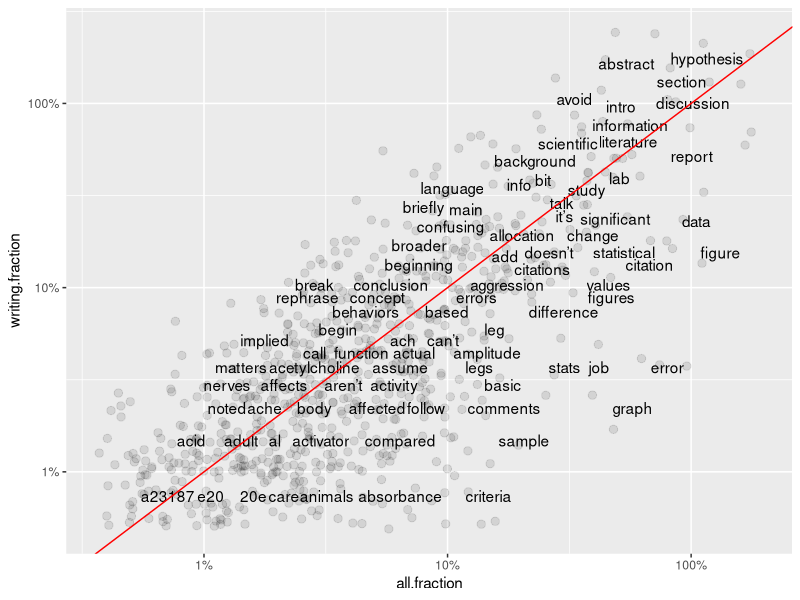
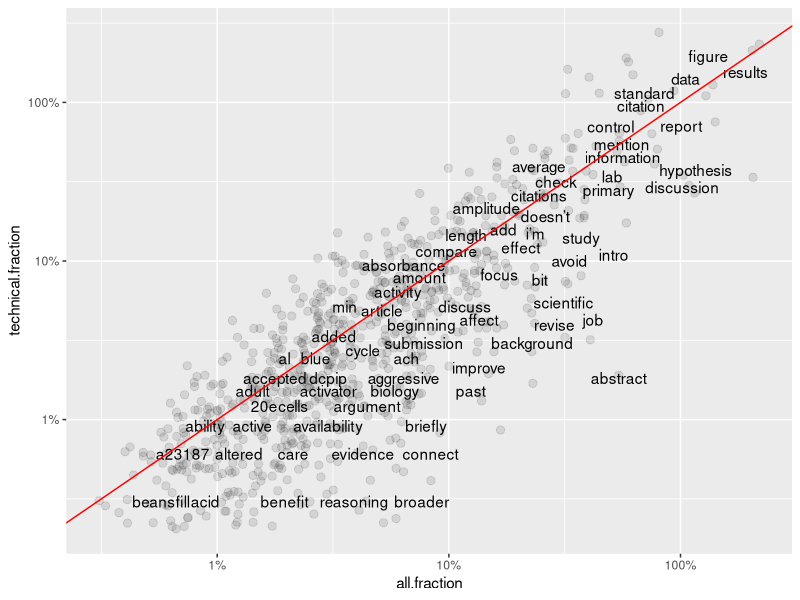
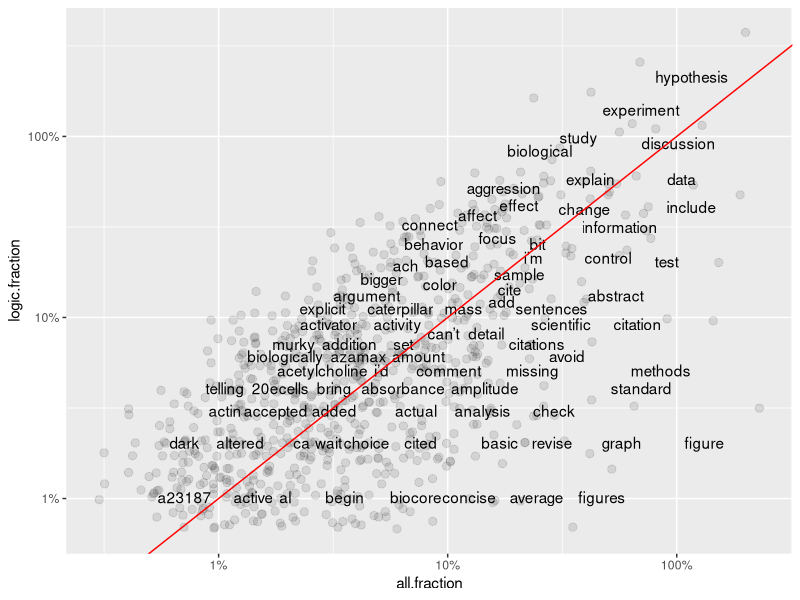
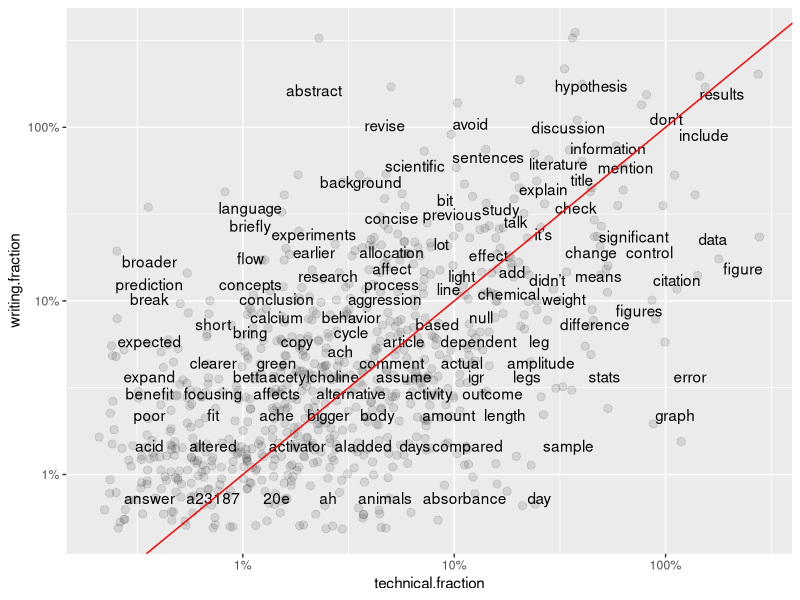
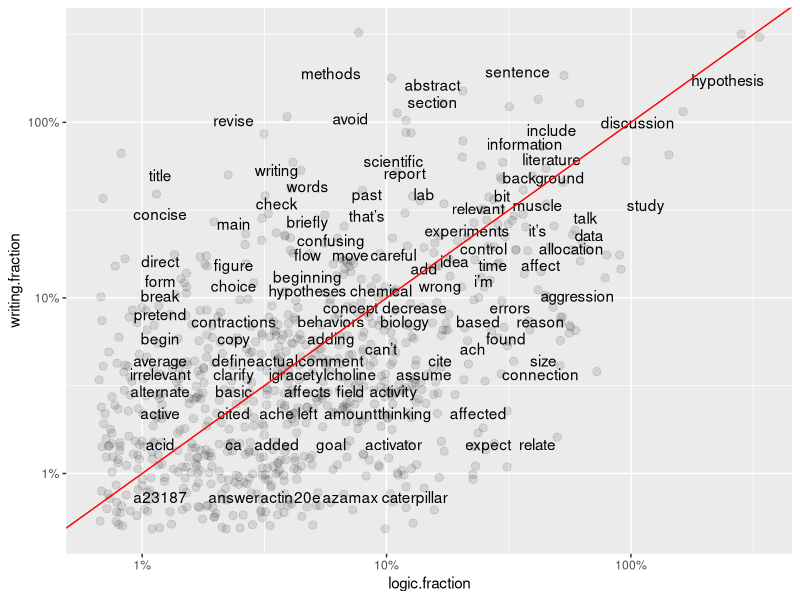
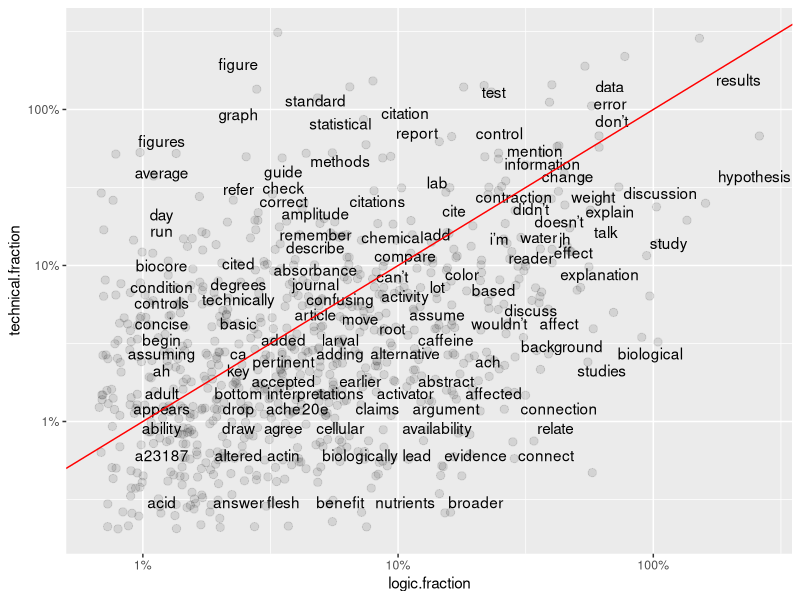
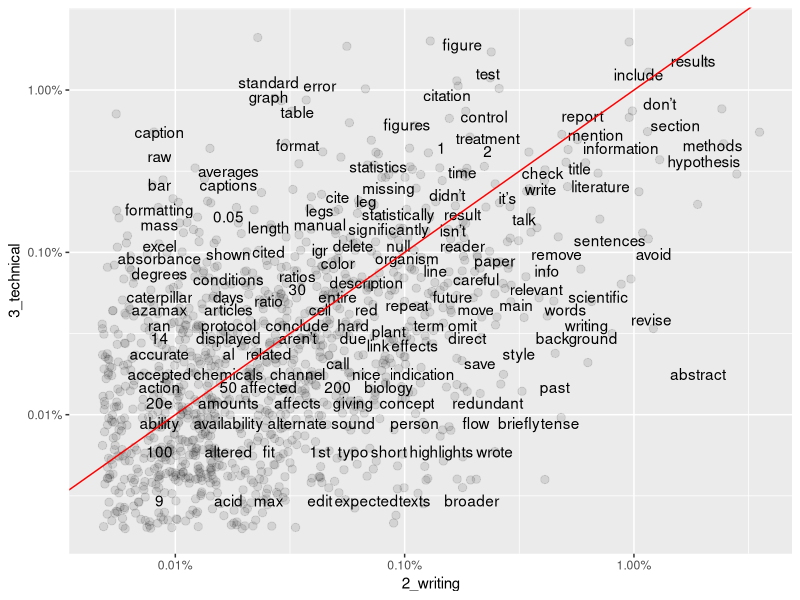
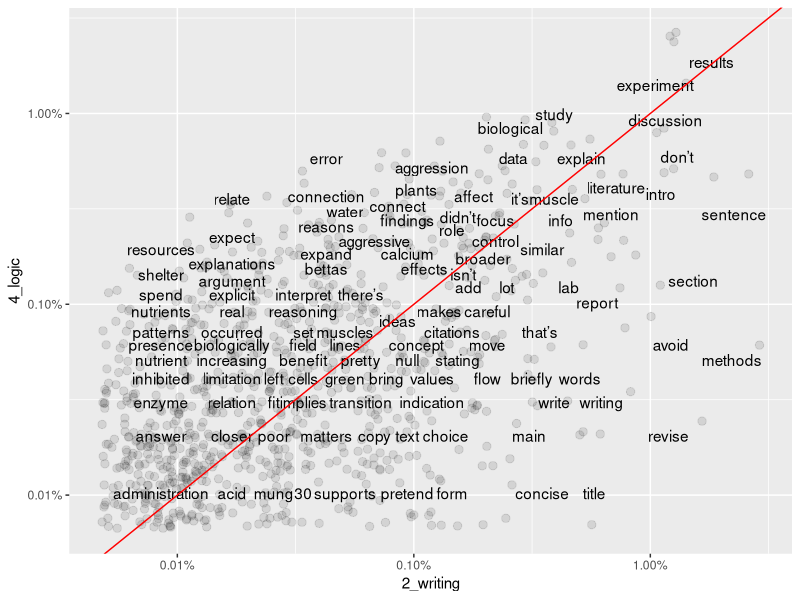

These figures' R source, in order:
## ---- chunk 1
knitr::opts_chunk$set(echo = TRUE)
## ---- chunk 2
# Call in tidyverse, other required libraries.
library(tidyverse)
library(tidytext)
library(dplyr)
library(tidyr)
library(ggplot2)
library(scales)
## ---- chunk 3
#This block reads in full CSV into a starting dataframe named "base_data".
#Subsequent analyses are performed on extracted subsets of "base_data".
base_data <- read_csv(file='data/coded_full_comments_dataset_Spring18anonVERB.csv')
## ---- chunk 4
# Tokenize phrases, remove the stop words listed in R's standard reference file.
base_data_tokenized <- base_data %>% 
  unnest_tokens(word,ta.comment)

# This is an ALTERNATIVE METHOD for pulling out stopwords.  
sortedwords.comments.all <- base_data_tokenized %>%
  filter(!word %in% stop_words$word,
         !word %in% str_remove_all(stop_words$word, "'"),
         str_detect(word, "[a-z]")) %>%
  count(word, word, sort = TRUE) %>%
  ungroup()

#Calculate the number of words in total in the subset
total_words.all <- sortedwords.comments.all %>% 
  summarize(total = sum(n))

#Mutate table to calculate then append fractional word frequency in the text.
sortedwords.comments.all.fraction <- sortedwords.comments.all %>% as_tibble() %>% mutate(
  all.fraction = (n*100)/total_words.all$total
  )
## ---- chunk 5
#Pull SUBSETs of tokenized data based on code.subject: 
base_data_tokenized.basic <- subset(base_data_tokenized, code.subject == "1_basic", select = (1:28))
base_data_tokenized.writing <- subset(base_data_tokenized, code.subject == "2_writing", select = (1:28))
base_data_tokenized.technical <- subset(base_data_tokenized, code.subject == "3_technical", select = (1:28))
base_data_tokenized.logic <- subset(base_data_tokenized, code.subject == "4_logic", select = (1:28))
#base_data_tokenized.praise <- subset(base_data_tokenized, code.subject == "5_exposition", select = (1:28))
#base_data_tokenized.misconduct <- subset(base_data_tokenized, code.subject == "6_misconduct", select = (1:28))
#base_data_tokenized.narrative <- subset(base_data_tokenized, code.subject == "12. Narrative Comments", select = (1:28))
#base_data_tokenized.sciname <- subset(base_data_tokenized, code.subject == "Scientific Name", select = (1:28))
## ---- chunk 6
sortedwords.basic <- base_data_tokenized.basic %>%
  filter(!word %in% stop_words$word,
         !word %in% str_remove_all(stop_words$word, "'"),
         str_detect(word, "[a-z]")) %>%
  count(word, word, sort = TRUE) %>%
  ungroup()

#Calculate the number of words in total in the subset
total_words.basic <- sortedwords.basic %>% 
  summarize(total = sum(n))

#Mutate table to calculate then append fractional word frequency in the text.
sortedwords.basic.fraction <- sortedwords.basic %>% as_tibble() %>% mutate(
  basic.fraction = (n*100)/total_words.basic$total
)
## ---- chunk 7
sortedwords.writing <- base_data_tokenized.writing %>%
  filter(!word %in% stop_words$word,
         !word %in% str_remove_all(stop_words$word, "'"),
         str_detect(word, "[a-z]")) %>%
  count(word, word, sort = TRUE) %>%
  ungroup()

#Calculate the number of words in total in the subset
total_words.writing <- sortedwords.writing %>% 
  summarize(total = sum(n))

#Mutate table to calculate then append fractional word frequency in the text.
sortedwords.writing.fraction <- sortedwords.writing %>% as_tibble() %>% mutate(
  writing.fraction = (n*100)/total_words.writing$total
)

sortedwords.technical <- base_data_tokenized.technical %>%
  filter(!word %in% stop_words$word,
         !word %in% str_remove_all(stop_words$word, "'"),
         str_detect(word, "[a-z]")) %>%
  count(word, word, sort = TRUE) %>%
  ungroup()

#Calculate the number of words in total in the subset
total_words.technical <- sortedwords.technical %>% 
  summarize(total = sum(n))

#Mutate table to calculate then append fractional word frequency in the text.
sortedwords.technical.fraction <- sortedwords.technical %>% as_tibble() %>% mutate(
  technical.fraction = (n*100)/total_words.technical$total
)

sortedwords.logic <- base_data_tokenized.logic %>%
  filter(!word %in% stop_words$word,
         !word %in% str_remove_all(stop_words$word, "'"),
         str_detect(word, "[a-z]")) %>%
  count(word, word, sort = TRUE) %>%
  ungroup()

#Calculate the number of words in total in the subset
total_words.logic <- sortedwords.logic %>% 
  summarize(total = sum(n))

#Mutate table to calculate then append fractional word frequency in the text.
sortedwords.logic.fraction <- sortedwords.logic %>% as_tibble() %>% mutate(
  logic.fraction = (n*100)/total_words.logic$total
)
## ---- chunk 8
total <- merge(sortedwords.comments.all.fraction,sortedwords.technical.fraction,by="word") 
total2 <- merge(total,sortedwords.writing.fraction,by="word")
total3 <- merge(total2,sortedwords.logic.fraction,by="word")
#rename lines that were possibly confusing
names(total3)[2] <- "all.count"
names(total3)[4] <- "technical.count"
names(total3)[6] <- "writing.count"
names(total3)[8] <- "logic.count"

#Mutate table to calculate then append fractional word frequency in the text.
total4 <- total3 %>% as_tibble() %>% mutate(
  writing.wt = (writing.count *100)/all.count
)

total5 <- total4 %>% as_tibble() %>% mutate(
  technical.wt = (technical.count *100)/all.count
)

total6 <- total5 %>% as_tibble() %>% mutate(
  logic.wt = (logic.count *100)/all.count
)

## ---- chunk 9
ggplot(total6, aes(`all.fraction`,`writing.fraction`)) +
  geom_jitter(alpha = 0.1, size = 2.5, width = 0.25, height = 0.25) +
  geom_text(aes(label = word), check_overlap = TRUE, vjust = 1.5) +
  scale_x_log10(labels = percent_format()) +
  scale_y_log10(labels = percent_format()) +
  geom_abline(color = "red")

ggplot(total6, aes(`all.fraction`,`technical.fraction`)) +
  geom_jitter(alpha = 0.1, size = 2.5, width = 0.25, height = 0.25) +
  geom_text(aes(label = word), check_overlap = TRUE, vjust = 1.5) +
  scale_x_log10(labels = percent_format()) +
  scale_y_log10(labels = percent_format()) +
  geom_abline(color = "red")

ggplot(total6, aes(`all.fraction`,`logic.fraction`)) +
  geom_jitter(alpha = 0.1, size = 2.5, width = 0.25, height = 0.25) +
  geom_text(aes(label = word), check_overlap = TRUE, vjust = 1.5) +
  scale_x_log10(labels = percent_format()) +
  scale_y_log10(labels = percent_format()) +
  geom_abline(color = "red")
## ---- chunk 10
ggplot(total6, aes(`technical.fraction`,`writing.fraction`)) +
  geom_jitter(alpha = 0.1, size = 2.5, width = 0.25, height = 0.25) +
  geom_text(aes(label = word), check_overlap = TRUE, vjust = 1.5) +
  scale_x_log10(labels = percent_format()) +
  scale_y_log10(labels = percent_format()) +
  geom_abline(color = "red")

ggplot(total6, aes(`logic.fraction`,`writing.fraction`)) +
  geom_jitter(alpha = 0.1, size = 2.5, width = 0.25, height = 0.25) +
  geom_text(aes(label = word), check_overlap = TRUE, vjust = 1.5) +
  scale_x_log10(labels = percent_format()) +
  scale_y_log10(labels = percent_format()) +
  geom_abline(color = "red")

ggplot(total6, aes(`logic.fraction`,`technical.fraction`)) +
  geom_jitter(alpha = 0.1, size = 2.5, width = 0.25, height = 0.25) +
  geom_text(aes(label = word), check_overlap = TRUE, vjust = 1.5) +
  scale_x_log10(labels = percent_format()) +
  scale_y_log10(labels = percent_format()) +
  geom_abline(color = "red")
## ---- chunk 11
# Isolate table rows to compare. Then reduce larger dataframe to only 2 required columns of data.
frequency_writing <- filter(base_data, code.subject=="2_writing"|code.subject=="3_technical"|code.subject=="4_logic")
frequency_writing.subcolumns <- frequency_writing %>% select(1, 22:23)

# Tokenize phrases, remove stop words listed in standard reference file.
base_data_tokenized <- frequency_writing.subcolumns %>% 
  unnest_tokens(word,ta.comment) %>% 
  anti_join(stop_words)

#At this point the dataframe should have "Unique.Record" in column 1, "code.subject" in column 2, and the unnested "word" in column 3. All columns are class = "character". Stop words listed in the "stop_words" R reference data file have been removed.

## ---- chunk 12
#Block below re-organizes the data for comparisons. This pattern sets "2_writing" as the first dataset, then all other data in remaining columns.
#Groups by code.subject, calculated proportional frequency in each group.
#Final step creates 4 columns: word, 2_writing, code.subject, proportion
#Stats need this format to be able to compare 2_writing against other values.
base_data_tokenized_sorted2 <- base_data_tokenized %>% 
  group_by(code.subject) %>%
  count(code.subject, word, sort=TRUE) %>% 
  mutate(proportion = n / sum(n)) %>% 
  select(-n) %>% 
  spread(code.subject, proportion) %>% 
  gather(code.subject, proportion, `3_technical`:`4_logic`)

#The dataframe called "base_data_tokenized_sorted2" is the final 4-column dataframe for statistical analysis. Individual words are in column 1, "2_writing" frequency is in Column 2, "code.subject" is in column 3, and "proportion" is in column 4. Columns 1 and 3 are class = "character", 2 and 4 are numeric ranges. 

#This structure is needed in order to compare word (in Column 1) frequencies for 2. Writing Quality (Column 2) as Y values against the frequencies of those same words (in Column 4) as X axes. WHICH subset of X values to use is coded in Column 3.
## ---- chunk 13
cor.test(data = base_data_tokenized_sorted2[base_data_tokenized_sorted2$code.subject == "3_technical",], 
         ~ proportion + `2_writing`)
## ---- chunk 14
cor.test(data = base_data_tokenized_sorted2[base_data_tokenized_sorted2$code.subject == "4_logic",], 
         ~ proportion + `2_writing`)
## ---- chunk 15
coroutput23 <-cor.test(data = base_data_tokenized_sorted2[base_data_tokenized_sorted2$code.subject == "3_technical",], 
         ~ proportion + `2_writing`)
coroutput24 <-cor.test(data = base_data_tokenized_sorted2[base_data_tokenized_sorted2$code.subject == "4_logic",], 
         ~ proportion + `2_writing`)
broom::tidy(coroutput23)
broom::tidy(coroutput24)

## ---- chunk 16
# Isolate table rows to compare. Then reduce larger dataframe to only 2 required columns of data.
frequency_writing3 <- filter(base_data, code.subject=="3_technical"|code.subject=="4_logic")
frequency_writing.subcolumns3 <- frequency_writing3 %>% select(1, 22:23)

# Tokenize phrases, remove stop words listed in standard reference file.
base_data_tokenized3 <- frequency_writing.subcolumns3 %>% 
  unnest_tokens(word,ta.comment) %>% 
  anti_join(stop_words)

#At this point the dataframe should have "Unique.Record" in column 1, "code.subject" in column 2, and the unnested "word" in column 3. All columns are class = "character". Stop words listed in the "stop_words" R reference data file have been removed.

## ---- chunk 17
#Block below re-organizes the data for comparisons. This pattern sets "3_technical" as the first dataset, then all other data in remaining columns.
#Groups by code.subject, calculated proportional frequency in each group.
#Final step creates 4 columns: word, 3_technical, code.subject, proportion
#Stats need this format to be able to compare 3_technical against other values.
base_data_tokenized_sorted3 <- base_data_tokenized3 %>% 
  group_by(code.subject) %>%
  count(code.subject, word, sort=TRUE) %>% 
  mutate(proportion = n / sum(n)) %>% 
  select(-n) %>% 
  spread(code.subject, proportion) %>% 
  gather(code.subject, proportion,`4_logic`)

#The dataframe called "base_data_tokenized_sorted3" is the final 4-column dataframe for statistical analysis. Individual words are in column 1, "3_technical" frequency is in Column 2, "code.subject" is in column 3, and "proportion" is in column 4. Columns 1 and 3 are class = "character", 2 and 4 are numeric ranges. 

#This structure is needed in order to compare word (in Column 1) frequencies for 3_technical (Column 2) as Y values against the frequencies of those same words (in Column 4) as X axes. WHICH subset of X values to use is coded in Column 3.
## ---- chunk 18
cor.test(data = base_data_tokenized_sorted3[base_data_tokenized_sorted3$code.subject == "4_logic",], 
         ~ proportion + `3_technical`)
## ---- chunk 19
#Create groups by code.subject, calculates proportional frequency in each group.
#Final step creates 5 columns: code.subject, n, word, total, frequency.
base_data_tokenized_sorted2 <- base_data_tokenized %>% 
  group_by(code.subject) %>%
  count(code.subject, word, sort=TRUE) %>% 
  left_join(base_data_tokenized %>% 
  group_by(code.subject) %>% 
  summarise(total = n())) %>%
  mutate(freq = n/total)
## ---- chunk 20
base_data_tokenized_sorted2v3 <- base_data_tokenized_sorted2 %>% 
  select(code.subject, word, freq) %>% 
  spread(code.subject, freq) %>%
  arrange(`2_writing`,`3_technical`)
## ---- chunk 21
ggplot(base_data_tokenized_sorted2v3, aes(`2_writing`,`3_technical`)) +
  geom_jitter(alpha = 0.1, size = 2.5, width = 0.25, height = 0.25) +
  geom_text(aes(label = word), check_overlap = TRUE, vjust = 1.5) +
  scale_x_log10(labels = percent_format()) +
  scale_y_log10(labels = percent_format()) +
  geom_abline(color = "red")
  #ggsave("Freqplot_3vs2.png", width = 10, height = 6)
## ---- chunk 22
#Comparing 2 vs. 4.
base_data_tokenized_sorted2v4 <- base_data_tokenized_sorted2 %>% 
  select(code.subject, word, freq) %>% 
  spread(code.subject, freq) %>%
  arrange(`2_writing`,`4_logic`)
## ---- chunk 23
ggplot(base_data_tokenized_sorted2v3, aes(`2_writing`,`4_logic`)) +
  geom_jitter(alpha = 0.1, size = 2.5, width = 0.25, height = 0.25) +
  geom_text(aes(label = word), check_overlap = TRUE, vjust = 1.5) +
  scale_x_log10(labels = percent_format()) +
  scale_y_log10(labels = percent_format()) +
  geom_abline(color = "red")
  #ggsave("Freqplot_4vs2.png", width = 10, height = 6)
## ---- chunk 24
#Create groups by code.subject, calculates proportional frequency in each group.
#Final step creates 5 columns: code.subject, n, word, total, frequency.
base_data_tokenized_sorted3 <- base_data_tokenized %>% 
  group_by(code.subject) %>%
  count(code.subject, word, sort=TRUE) %>% 
  left_join(base_data_tokenized %>% 
  group_by(code.subject) %>% 
  summarise(total = n())) %>%
  mutate(freq = n/total)
## ---- chunk 25
#Set up comparison for 3 vs. 4.
base_data_tokenized_sorted3v4 <- base_data_tokenized_sorted3 %>% 
  select(code.subject, word, freq) %>% 
  spread(code.subject, freq) %>%
  arrange(`2_writing`,`4_logic`)
## ---- chunk 26
ggplot(base_data_tokenized_sorted3v4, aes(`3_technical`,`4_logic`)) +
  geom_jitter(alpha = 0.1, size = 2.5, width = 0.25, height = 0.25) +
  geom_text(aes(label = word), check_overlap = TRUE, vjust = 1.5) +
  scale_x_log10(labels = percent_format()) +
  scale_y_log10(labels = percent_format()) +
  geom_abline(color = "red")
  #ggsave("Freqplot_4vs3.png", width = 10, height = 6)
## ---- chunk 27
word_ratios2v3 <- base_data_tokenized %>%
  count(word, code.subject) %>%
  group_by(word) %>%
  filter(sum(n) >= 10) %>%
  ungroup() %>%
  spread(code.subject, n, fill = 0) %>%
  mutate_if(is.numeric, funs((. + 1) / (sum(.) + 1))) %>%
  mutate(logratio = log(`2_writing`/`3_technical`)) %>%
  arrange(desc(logratio))

word_ratios3v4 <- base_data_tokenized %>%
  count(word, code.subject) %>%
  group_by(word) %>%
  filter(sum(n) >= 10) %>%
  ungroup() %>%
  spread(code.subject, n, fill = 0) %>%
  mutate_if(is.numeric, funs((. + 1) / (sum(.) + 1))) %>%
  mutate(logratio = log(`3_technical`/`4_logic`)) %>%
  arrange(desc(logratio))

word_ratios2v4 <- base_data_tokenized %>%
  count(word, code.subject) %>%
  group_by(word) %>%
  filter(sum(n) >= 10) %>%
  ungroup() %>%
  spread(code.subject, n, fill = 0) %>%
  mutate_if(is.numeric, funs((. + 1) / (sum(.) + 1))) %>%
  mutate(logratio = log(`2_writing`/`4_logic`)) %>%
  arrange(desc(logratio))
## ---- chunk 28
word_ratios2v3 %>% 
  arrange(abs(logratio))

word_ratios3v4 %>% 
  arrange(abs(logratio))

word_ratios2v4 %>% 
  arrange(abs(logratio))
## ---- chunk 29
word_ratios2v3 %>%
  group_by(logratio < 0) %>%
  top_n(20, abs(logratio)) %>%
  ungroup() %>%
  mutate(word = reorder(word, logratio)) %>%
  ggplot(aes(word, logratio, fill = logratio < 0)) +
  geom_col(show.legend = FALSE) +
  coord_flip() +
  ylab("log odds ratio (Writing-top/Technical-bottom)") +
  scale_fill_discrete(name = "", labels = c("2_writing", "3_technical"))
  #ggsave("Logplot_2vs3.png", width = 6, height = 10)

word_ratios3v4 %>%
  group_by(logratio < 0) %>%
  top_n(20, abs(logratio)) %>%
  ungroup() %>%
  mutate(word = reorder(word, logratio)) %>%
  ggplot(aes(word, logratio, fill = logratio < 0)) +
  geom_col(show.legend = FALSE) +
  coord_flip() +
  ylab("log odds ratio (Technical-top/Logic-bottom)") +
  scale_fill_discrete(name = "", labels = c("3_technical","4_logic"))
  #ggsave("Logplot_3vs4.png", width = 6, height = 10)

word_ratios2v4 %>%
  group_by(logratio < 0) %>%
  top_n(20, abs(logratio)) %>%
  ungroup() %>%
  mutate(word = reorder(word, logratio)) %>%
  ggplot(aes(word, logratio, fill = logratio < 0)) +
  geom_col(show.legend = FALSE) +
  coord_flip() +
  ylab("log odds ratio (Writing-top/Logic-bottom)") +
  scale_fill_discrete(name = "", labels = c("2_writing", "4_logic"))
  #ggsave("Logplot_2vs4.png", width = 6, height = 10)
